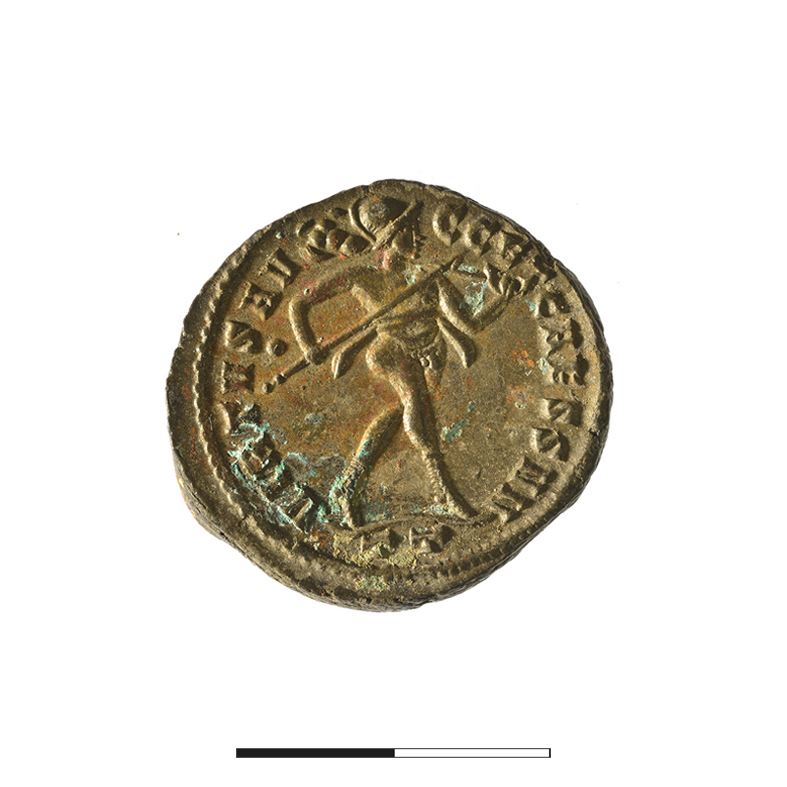
#> input picture data/R_1211/123-R.jpg, 787 x 787 px; its folder holds only this picture in this run
$ python -i core.py   (imports and definitions only)
#> lines starting #> are read from the running program, lines starting #| are printed output that depends on the picture; after the words box and inside, x2 and y2 are one past the last pixel; in counts of white or black regions, pixels touching at a corner belong together
#> further down, picture is the input picture: shape (787, 787, 3); mean B, G, R 210.1, 218.5, 222.3
from pathlib import Path
from multiprocessing import Pool,set_start_method

import threading
import time
import os
import shutil
import datetime
from collections.abc import Callable
from typing import List, Tuple


import pandas as pd
import numpy as np
import cv2 as cv

#
# [5 lines not run here, left out]


class KeypointDetector():
    """Classe utilisé pour la detection et la desctiption des points d'intérêts
    """
    # [96 lines left out: functions __init__, get_img_from_path, get_kp_desc_from_image, get_kp_des_from_folder, not called in this run]


class imagesMatcher():

    # [396 lines left out: functions __init__, _get_row_matches, observateur, get_N_and_H, get_matching_mask, get_draw_match_image_by_id and 7 more, not called in this run]


def _getCenter(img):

    img = cv.cvtColor(img, cv.COLOR_BGR2GRAY)
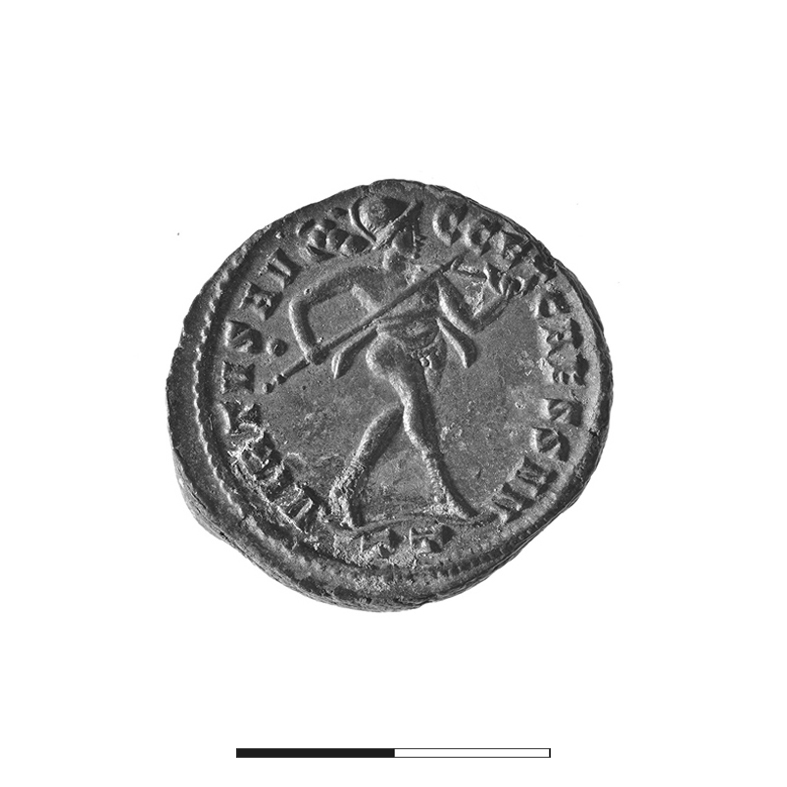
#> img: shape (787, 787); min 1, max 255, mean 218.7
    blur = cv.GaussianBlur(img, (5, 5), 0)
    ret, th = cv.threshold(blur, 0, 255, cv.THRESH_BINARY_INV+cv.THRESH_OTSU)
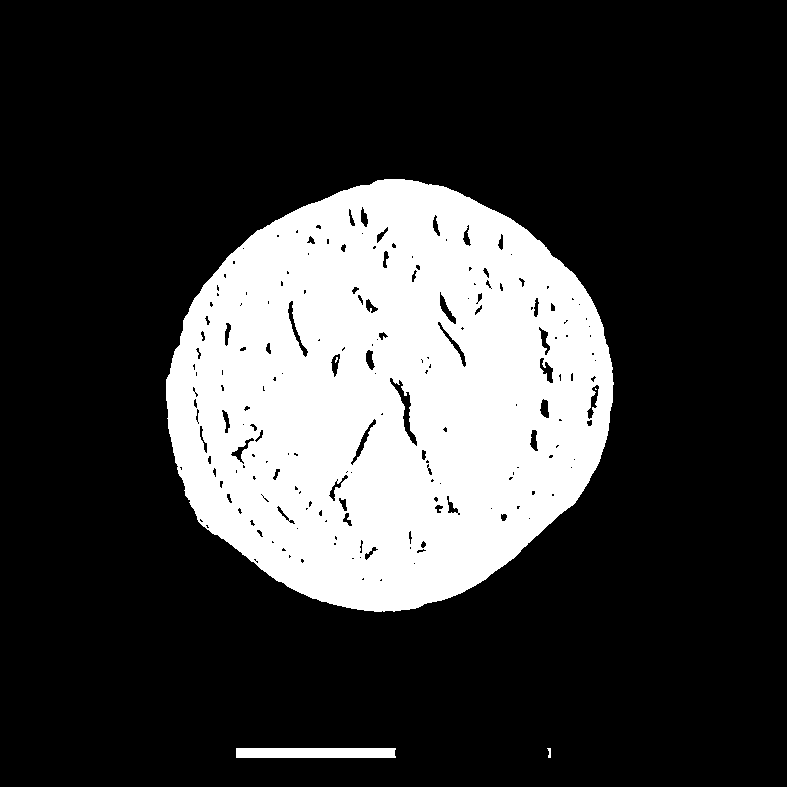
#> th: shape (787, 787); 23.2% white; 5 white regions (2 under 20 px), largest, box (x1, y1, x2, y2) and area: (166, 179, 614, 612) 141827, (236, 748, 396, 758) 1594, (547, 748, 551, 758) 27
#> ret = 177
    center = [np.average(indices) for indices in np.where(th >= 255)]
#> center = [399.8, 387.1]

    cY, cX = int(center[0]), int(center[1])
#> cY = 399; cX = 387
    return cY, cX

>>> import cv2
>>> picture = cv2.imread('data/R_1211/123-R.jpg')
>>> result = _getCenter(picture)
#> result = (399, 387)
